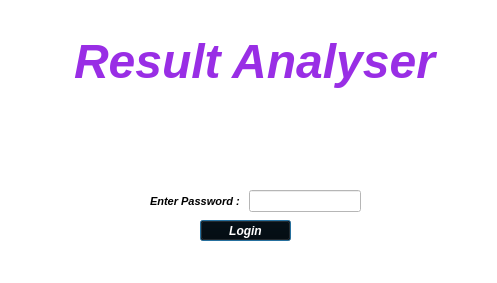
<?xml version="1.0" encoding="UTF-8"?>
<ui version="4.0">
 <class>LoginWindow</class>
 <widget class="QDialog" name="LoginWindow">
  <property name="geometry">
   <rect>
    <x>0</x>
    <y>0</y>
    <width>497</width>
    <height>283</height>
   </rect>
  </property>
  <property name="windowTitle">
   <string>Result Analyser</string>
  </property>
  <property name="windowIcon">
   <iconset resource="../resources.qrc">
    <normaloff>:/img/Images/Icons/MainView_Icon.png</normaloff>:/img/Images/Icons/MainView_Icon.png</iconset>
  </property>
  <property name="styleSheet">
   <string notr="true">background-color:rgb(255,255,255)

</string>
  </property>
  <widget class="QPushButton" name="pb_Login">
   <property name="geometry">
    <rect>
     <x>200</x>
     <y>220</y>
     <width>91</width>
     <height>21</height>
    </rect>
   </property>
   <property name="font">
    <font>
     <weight>75</weight>
     <italic>true</italic>
     <bold>true</bold>
    </font>
   </property>
   <property name="styleSheet">
    <string notr="true">color:rgb(255,255,255);
background-color:rgb(0,0,0);</string>
   </property>
   <property name="text">
    <string>Login</string>
   </property>
   <property name="autoDefault">
    <bool>true</bool>
   </property>
   <property name="default">
    <bool>false</bool>
   </property>
   <property name="flat">
    <bool>false</bool>
   </property>
  </widget>
  <widget class="QWidget" name="layoutWidget">
   <property name="geometry">
    <rect>
     <x>150</x>
     <y>190</y>
     <width>211</width>
     <height>22</height>
    </rect>
   </property>
   <layout class="QFormLayout" name="formLayout">
    <item row="0" column="0">
     <widget class="QLabel" name="l_Enter">
      <property name="font">
       <font>
        <pointsize>8</pointsize>
        <weight>75</weight>
        <italic>true</italic>
        <bold>true</bold>
       </font>
      </property>
      <property name="text">
       <string>Enter Password : </string>
      </property>
      <property name="scaledContents">
       <bool>false</bool>
      </property>
     </widget>
    </item>
    <item row="0" column="1">
     <widget class="QLineEdit" name="le_Password"/>
    </item>
   </layout>
  </widget>
  <widget class="QTextBrowser" name="textBrowser">
   <property name="geometry">
    <rect>
     <x>70</x>
     <y>30</y>
     <width>371</width>
     <height>131</height>
    </rect>
   </property>
   <property name="frameShape">
    <enum>QFrame::NoFrame</enum>
   </property>
   <property name="html">
    <string>&lt;!DOCTYPE HTML PUBLIC &quot;-//W3C//DTD HTML 4.0//EN&quot; &quot;http://www.w3.org/TR/REC-html40/strict.dtd&quot;&gt;
&lt;html&gt;&lt;head&gt;&lt;meta name=&quot;qrichtext&quot; content=&quot;1&quot; /&gt;&lt;style type=&quot;text/css&quot;&gt;
p, li { white-space: pre-wrap; }
&lt;/style&gt;&lt;/head&gt;&lt;body style=&quot; font-family:'MS Shell Dlg 2'; font-size:8.25pt; font-weight:400; font-style:normal;&quot;&gt;
&lt;p style=&quot; margin-top:0px; margin-bottom:0px; margin-left:0px; margin-right:0px; -qt-block-indent:0; text-indent:0px;&quot;&gt;&lt;img src=&quot;:/img/Images/Icons/MainView_Icon.png&quot; width=&quot;120&quot; height=&quot;120&quot; style=&quot;float: left;&quot; /&gt;&lt;span style=&quot; font-family:'MS Shell Dlg 2'; font-size:36pt; font-weight:600; font-style:italic; color:#992ee5;&quot;&gt;Result Analyser&lt;/span&gt;&lt;/p&gt;&lt;/body&gt;&lt;/html&gt;</string>
   </property>
  </widget>
 </widget>
 <tabstops>
  <tabstop>le_Password</tabstop>
  <tabstop>pb_Login</tabstop>
 </tabstops>
 <resources>
  <include location="../resources.qrc"/>
 </resources>
 <connections/>
</ui>
